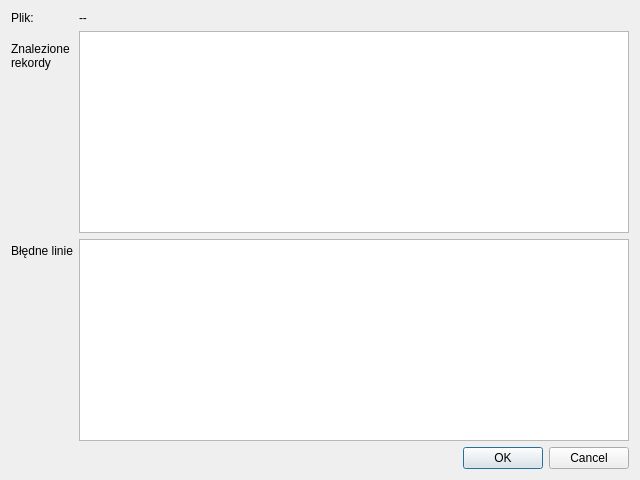
<?xml version="1.0" encoding="UTF-8"?>
<ui version="4.0">
 <class>WybranyPlik</class>
 <widget class="QDialog" name="WybranyPlik">
  <property name="geometry">
   <rect>
    <x>0</x>
    <y>0</y>
    <width>640</width>
    <height>480</height>
   </rect>
  </property>
  <property name="windowTitle">
   <string>Dane z pliku</string>
  </property>
  <property name="windowIcon">
   <iconset resource="ikony.qrc">
    <normaloff>:/new/prefix1/cnbop.ico</normaloff>:/new/prefix1/cnbop.ico</iconset>
  </property>
  <layout class="QFormLayout" name="formLayout">
   <item row="0" column="0">
    <widget class="QLabel" name="efilename">
     <property name="text">
      <string>Plik:</string>
     </property>
    </widget>
   </item>
   <item row="0" column="1">
    <widget class="QLabel" name="lfilename">
     <property name="text">
      <string>--</string>
     </property>
    </widget>
   </item>
   <item row="2" column="0">
    <widget class="QLabel" name="label">
     <property name="text">
      <string>Błędne linie</string>
     </property>
    </widget>
   </item>
   <item row="2" column="1">
    <widget class="QPlainTextEdit" name="leError"/>
   </item>
   <item row="3" column="0" colspan="2">
    <widget class="QDialogButtonBox" name="buttonBox">
     <property name="orientation">
      <enum>Qt::Horizontal</enum>
     </property>
     <property name="standardButtons">
      <set>QDialogButtonBox::Cancel|QDialogButtonBox::Ok</set>
     </property>
    </widget>
   </item>
   <item row="1" column="0">
    <widget class="QLabel" name="lfindRecords">
     <property name="text">
      <string>Znalezione
rekordy</string>
     </property>
    </widget>
   </item>
   <item row="1" column="1">
    <widget class="QTableWidget" name="tbWybrane"/>
   </item>
  </layout>
 </widget>
 <tabstops>
  <tabstop>tbWybrane</tabstop>
  <tabstop>leError</tabstop>
 </tabstops>
 <resources>
  <include location="ikony.qrc"/>
 </resources>
 <connections>
  <connection>
   <sender>buttonBox</sender>
   <signal>accepted()</signal>
   <receiver>WybranyPlik</receiver>
   <slot>accept()</slot>
   <hints>
    <hint type="sourcelabel">
     <x>248</x>
     <y>254</y>
    </hint>
    <hint type="destinationlabel">
     <x>157</x>
     <y>274</y>
    </hint>
   </hints>
  </connection>
  <connection>
   <sender>buttonBox</sender>
   <signal>rejected()</signal>
   <receiver>WybranyPlik</receiver>
   <slot>reject()</slot>
   <hints>
    <hint type="sourcelabel">
     <x>316</x>
     <y>260</y>
    </hint>
    <hint type="destinationlabel">
     <x>286</x>
     <y>274</y>
    </hint>
   </hints>
  </connection>
 </connections>
</ui>
